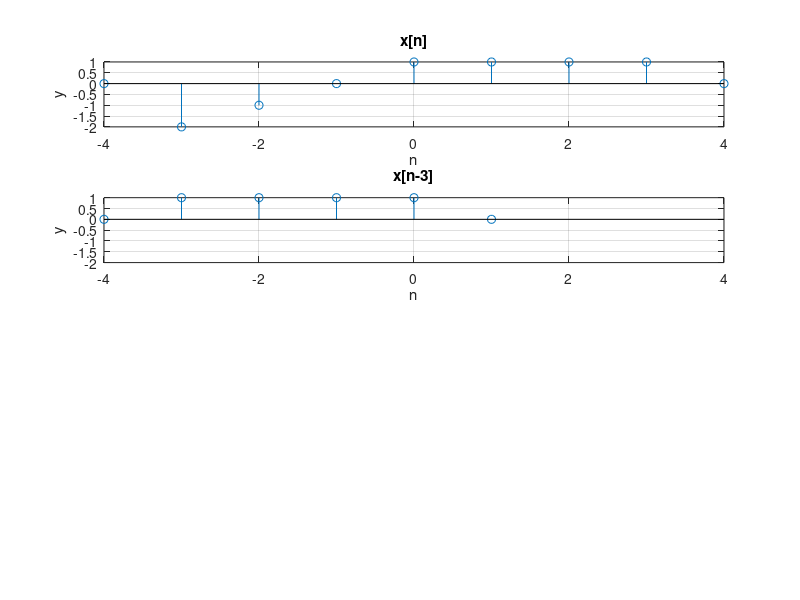

Source code (MATLAB):
n = [-4:1:4]
x = [0,-2,-1,0,1,1,1,1,0]
plotx = 4
%show x[n]
ax1 = subplot(plotx,1,1)
stem(n,x)
title('x[n]')
grid on
xlabel('n')
ylabel('y')
%show x[n-3]
ax2 = subplot(plotx,1,2)
stem(n-3,x)
title('x[n-3]')
grid on
xlabel('n')
ylabel('y')

linkaxes([ax1,ax2],'x');